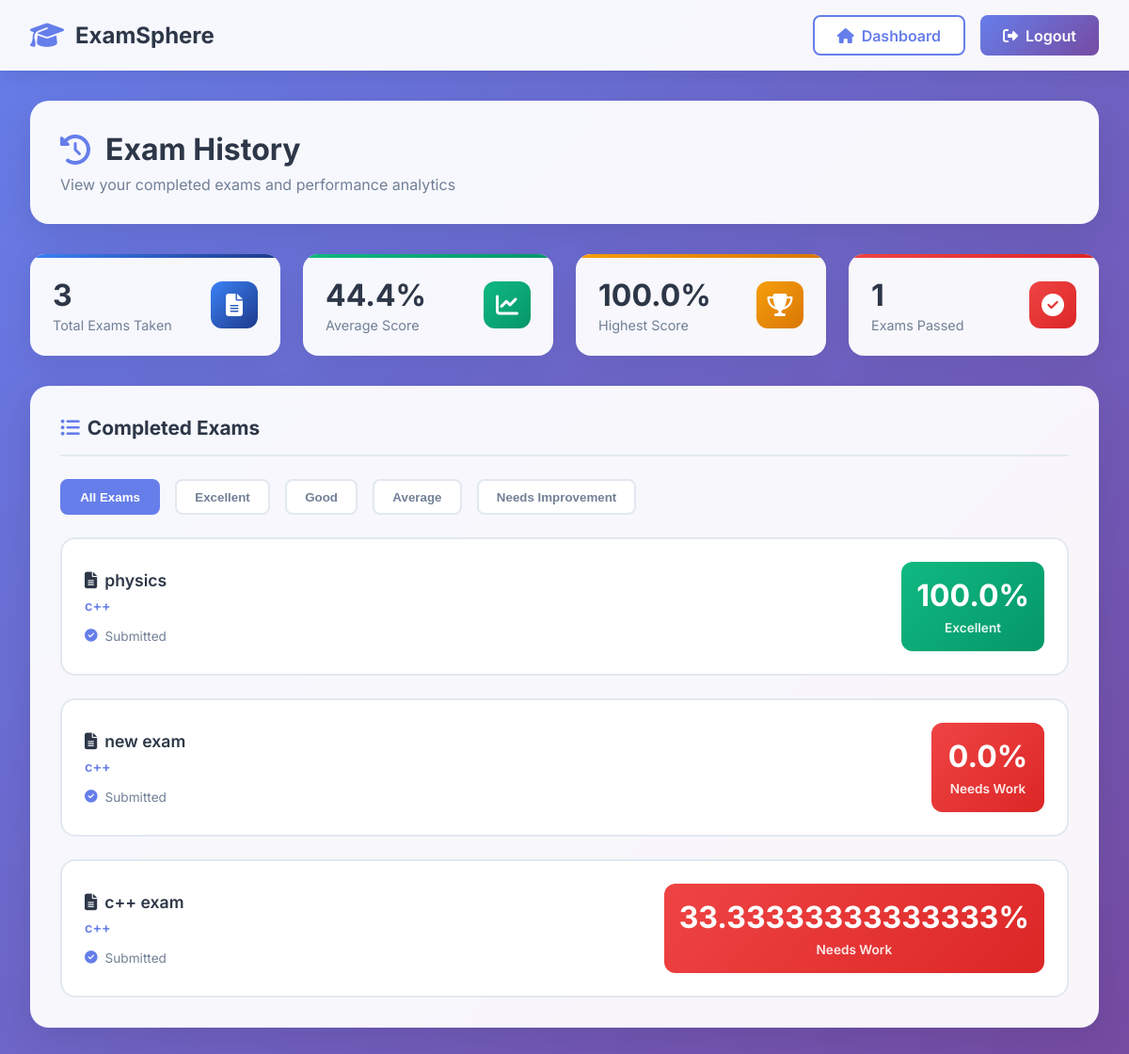
The app's page /accounts/student/history/ (signed in) with its own data.
### accounts/models.py (models this page shows, shortened)
class StudentExam(models.Model):
    student = models.ForeignKey(User, on_delete=models.CASCADE)
    exam = models.ForeignKey('Exam', on_delete=models.CASCADE)
    score = models.FloatField(blank=True, null=True)
    is_submitted = models.BooleanField(default=False)
    class Meta:
        unique_together = ('student', 'exam')  # 🔒 one attempt only

class Exam(models.Model):
    name = models.CharField(max_length=200)
    created_by = models.ForeignKey(User, on_delete=models.CASCADE)  # teacher
    is_active = models.BooleanField(default=True)
    allow_calculator = models.BooleanField(default=False)
    course = models.ForeignKey(Course, on_delete=models.CASCADE, default=1)
    subject = models.ForeignKey('Subject', on_delete=models.CASCADE, )

class Subject(models.Model):
    name = models.CharField(max_length=100)
    course = models.ForeignKey(Course, on_delete=models.CASCADE)

### accounts/views.py (the view)
# urls.py: path('student/history/', views.student_history, name='student_history'),
@login_required
def student_history(request):
    records = StudentExam.objects.filter(student=request.user, is_submitted=True).order_by('-id')
    completed_records = records.filter(is_submitted=True)
    if completed_records.exists():
        scores = [r.score for r in completed_records if r.score is not None]
        if scores:
            average_score = round(sum(scores) / len(scores), 1)
            highest_score = max(scores)
            passing_count = len([s for s in scores if s >= 60])
        else:
            average_score = 0
            highest_score = 0
            passing_count = 0
    else:
        average_score = 0
        highest_score = 0
        passing_count = 0
    context = {
        'records': records,
        'average_score': average_score,
        'highest_score': highest_score,
        'passing_count': passing_count,
    }
    return render(request, 'accounts/student_history.html', context)

### accounts/templates/accounts/student_history.html (shortened to what this page needs)
<!DOCTYPE html>
<html lang="en">
<head>
    <link rel="stylesheet" href="https://cdnjs.cloudflare.com/ajax/libs/font-awesome/6.5.1/css/all.min.css">
</head>
<body>
    <nav class="navbar">
        <div class="navbar-brand">
            <i class="fas fa-graduation-cap"></i>
            <h1>ExamSphere</h1>
        </div>
        <div class="navbar-actions">
            <a href="{% url 'student_dashboard' %}" class="nav-btn secondary">
                <i class="fas fa-home"></i> Dashboard
            </a>
            <a href="{% url 'logout' %}" class="nav-btn">
                <i class="fas fa-sign-out-alt"></i> Logout
            </a>
        </div>
    </nav>
    <div class="container">
        <div class="page-header">
            <h2><i class="fas fa-history"></i> Exam History</h2>
            <p>View your completed exams and performance analytics</p>
        </div>
        <div class="stats-overview">
            <div class="stat-card blue">
                <div class="stat-content">
                    <div class="stat-info">
                        <h3>{{ records|length }}</h3>
                        <p>Total Exams Taken</p>
                    </div>
                    <div class="stat-icon">
                        <i class="fas fa-file-alt"></i>
                    </div>
                </div>
            </div>
            <div class="stat-card green">
                <div class="stat-content">
                    <div class="stat-info">
                        <h3>{{ average_score|default:"0" }}%</h3>
                        <p>Average Score</p>
                    </div>
                    <div class="stat-icon">
                        <i class="fas fa-chart-line"></i>
                    </div>
                </div>
            </div>
            <div class="stat-card orange">
                <div class="stat-content">
                    <div class="stat-info">
                        <h3>{{ highest_score|default:"0" }}%</h3>
                        <p>Highest Score</p>
                    </div>
                    <div class="stat-icon">
                        <i class="fas fa-trophy"></i>
                    </div>
                </div>
            </div>
            <div class="stat-card red">
                <div class="stat-content">
                    <div class="stat-info">
                        <h3>{{ passing_count|default:"0" }}</h3>
                        <p>Exams Passed</p>
                    </div>
                    <div class="stat-icon">
                        <i class="fas fa-check-circle"></i>
                    </div>
                </div>
            </div>
        </div>
        <div class="main-card">
            <div class="card-header">
                <h3><i class="fas fa-list-ul"></i> Completed Exams</h3>
            </div>
            <div class="filter-section">
                <button class="filter-btn active">All Exams</button>
                <button class="filter-btn">Excellent</button>
                <button class="filter-btn">Good</button>
                <button class="filter-btn">Average</button>
                <button class="filter-btn">Needs Improvement</button>
            </div>
            {% if records %}
            <div class="results-grid">
                {% for record in records %}
                <div class="result-item">
                    <div class="result-info">
                        <div class="result-title">
                            <i class="fas fa-file-alt"></i>
                            {{ record.exam.name }}
                        </div>
                        <div class="result-subject">{{ record.exam.subject.name }}</div>
                        <div class="result-meta">
                            {% if record.is_submitted %}
                            <div class="meta-item">
                                <i class="fas fa-check-circle"></i>
                                <span>Submitted</span>
                            </div>
                            {% endif %}
                        </div>
                    </div>
                    {% if record.score is not None %}
                        {% if record.score >= 90 %}
                        <div class="result-score excellent">
                            <span class="score-number">{{ record.score }}%</span>
                            <span class="score-label">Excellent</span>
                        </div>
                        {% elif record.score >= 75 %}
                        <div class="result-score good">
                            <span class="score-number">{{ record.score }}%</span>
                            <span class="score-label">Good</span>
                        </div>
                        {% elif record.score >= 60 %}
                        <div class="result-score average">
                            <span class="score-number">{{ record.score }}%</span>
                            <span class="score-label">Average</span>
                        </div>
                        {% else %}
                        <div class="result-score poor">
                            <span class="score-number">{{ record.score }}%</span>
                            <span class="score-label">Needs Work</span>
                        </div>
                        {% endif %}
                    {% else %}
                    <div class="result-score" style="background: #e2e8f0; color: #718096;">
                        <span class="score-number">-</span>
                        <span class="score-label">Pending</span>
                    </div>
                    {% endif %}
                </div>
                {% endfor %}
            </div>
            {% endif %}
        </div>
    </div>
</body>
</html>

### records on screen
StudentExam: score "100.0", exam.name "physics", exam.subject.name "c++", is_submitted True (drawn)
StudentExam: exam.name "new exam", exam.subject.name "c++", is_submitted True (drawn), score "0.0"
StudentExam: exam.name "c++ exam", exam.subject.name "c++", is_submitted True (drawn), score "33.33333333333333"

### other values on screen
{{ records|length }} "3"
{{ average_score|default:"0" }} "44.4"
{{ passing_count|default:"0" }} "1"
